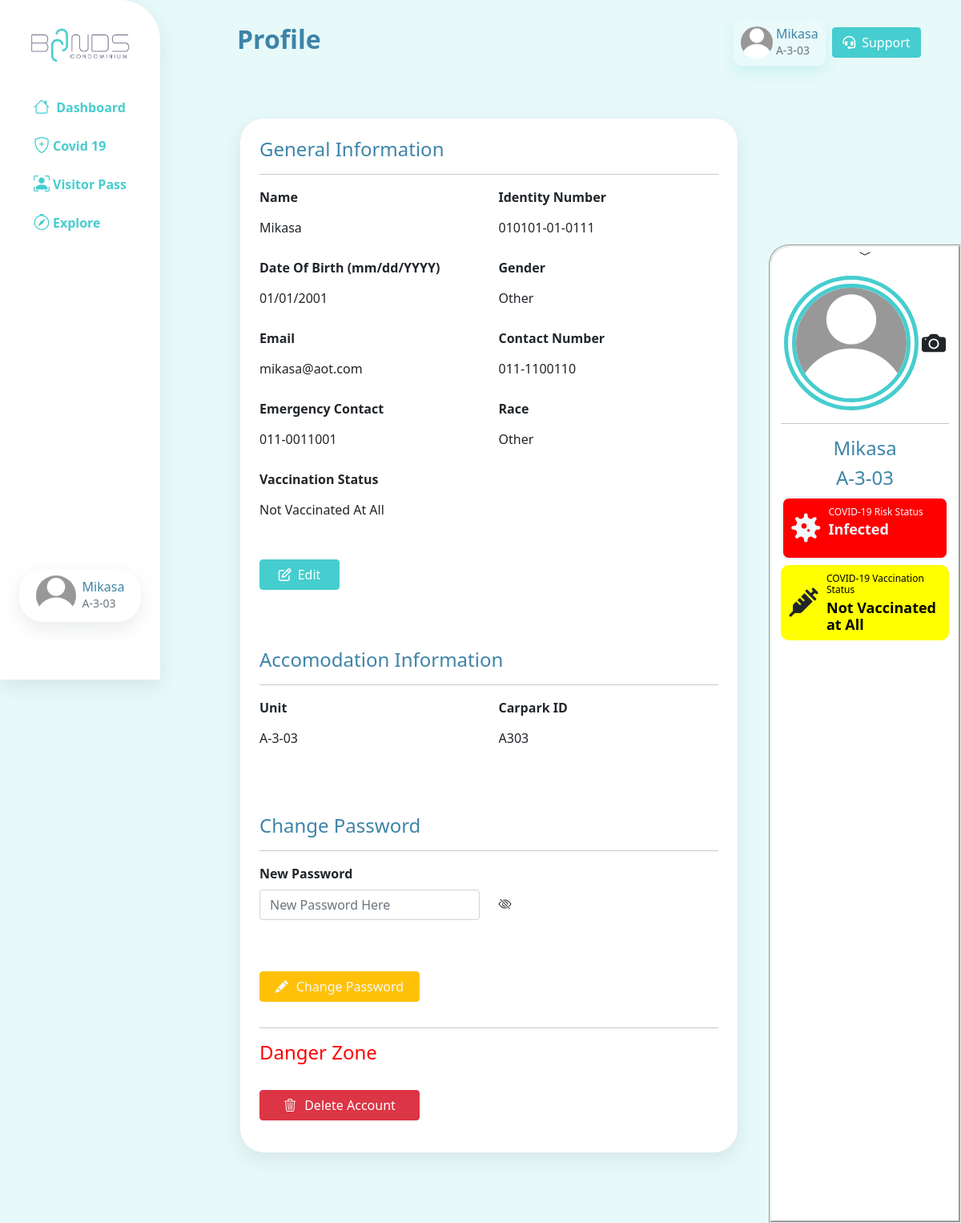
/profile.php (signed in), run on the app's committed database.
### tables this page shows
CREATE TABLE `resident` (
  `ic` varchar(20) NOT NULL,
  `name` varchar(50) NOT NULL,
  `dob` date NOT NULL,
  `gender` varchar(10) NOT NULL,
  `race` varchar(20) NOT NULL,
  `contact` varchar(20) NOT NULL,
  `emergency_contact` varchar(20) NOT NULL,
  `email` varchar(100) NOT NULL,
  `check_in_date` datetime NOT NULL,
  `profile_pic` varchar(500) NOT NULL,
  `covid_status` varchar(30) NOT NULL,
  `password` varchar(255) NOT NULL,
  `vaccine_status` varchar(30) NOT NULL,
  `rental_status` varchar(20) NOT NULL
);

CREATE TABLE `unit` (
  `unit_no` varchar(10) NOT NULL,
  `owner_ic` varchar(20) NOT NULL,
  `car_park_id` varchar(25) NOT NULL
);

### profile.php (the view, shortened to what the rows shown need)
<?php
$pageTitle = "Profile";
include 'includes/header.php';
?>
<div class="container main-content-container">
  <div class="profile_container row my_container p-4">
    <div class="mycontainer col-9 d-flex flex-column justify-content-start">
      <form onsubmit="return confirmEdit();" method="POST" action="profile_Edit.php" id="mainForm">
        <div class="generalInformationSection">
          <div class="row">
            <div class="col">
              <label for="profile-name" class="form-label">Name</label>
              <input type="text" class="form-control" value=<?= "'" . $Resident->getName() . "'"; ?> id="profile-name" name="profile-name" required disabled />
            </div>
            <div class="col">
              <label for="profile-ic" class="form-label">Identity Number</label>
              <input type="text" class="form-control" value="<?= $Resident->getIc(); ?>" id="profile-ic" name="profile-ic" disabled required />
            </div>
          </div>
          <div class="row">
            <div class="col">
              <label for="profile-dob" class="form-label">Date Of Birth (mm/dd/YYYY)</label>
              <input type="date" class="form-control" value="<?= $Resident->getDob(); ?>" id="profile-dob" name="profile-dob" disabled required />
            </div>
          </div>
          <div class="row">
            <div class="col">
              <label for="profile-email" class="form-label">Email</label>
              <input type="email" class="form-control" value="<?= $Resident->getEmail() ?>" id="profile-Email" name="profile-Email" disabled required />
            </div>
            <div class="col">
              <label for="profile-contact" class="form-label">Contact Number</label>
              <input type="text" class="form-control" value="<?= $Resident->getContact() ?>" id="profile-contact" name="profile-contact" disabled required />
            </div>
          </div>
          <div class="row">
            <div class="col">
              <label for="profile-emergencyContact" class="form-label">Emergency Contact</label>
              <input type="text" class="form-control" value="<?= $Resident->getEmergencyContact() ?>" id="profile-emergencyContact" name="profile-emergencyContact" disabled required />
            </div>
            <div class="col">
              <label for="profile-race" class="form-label">Race</label>
              <select name="profile-race" id="profile-race" name="profile-race" class="form-select" disabled required>
                <?php
                $currentRace = $Resident->getRace();
                $raceSelections = array("Malay", "Chinese", "Indian", "Other");
                $raceOptionString = "<option selected value='$currentRace'>$currentRace</option>";
                foreach ($raceSelections as $race) {
                  if ($race != $currentRace) {
                    $raceOptionString .= "<option value='$race'>$race</option>";
                  }
                }
                echo $raceOptionString;
                ?>
              </select>
            </div>
          </div>
          <div class="row">
            <div class="col">
              <label for="profile-vaccinationStatus" class="form-label">Vaccination Status</label>
              <input type="text" class="form-control" value="<?= $Resident->getVaccineStatus() ?>" id="profile-vaccinationStatus" disabled required />
            </div>
          </div>
        </div>
      </form>
      <div class="accomodationInformationSection" style="margin-top: 10%">
        <div class="row">
          <div class="col">
            <label for="profile-roomNum" class="form-label">Unit</label>
            <input type="text" class="form-control" value='<?= $Resident->getUnit() ?>' id="profile-roomNum" disabled />
          </div>
          <div class="col">
            <label for="profile-carPark" class="form-label">Carpark ID</label>
            <input type="text" class="form-control" value='<?= $Resident->getCarPark() ?>' id="profile-carPark" disabled />
          </div>
        </div>
      </div>
    </div>
      <div class="profileImgSide" id="profileImgSide">
        <div class="image" style="margin-top: 20px;">
          <img src=<?php echo $Resident->getProfilePic() ?> alt="profile image" id="profile-image" class="">
        </div>
        <div class="details">
          <h2><?php echo $Resident->getName() ?></h2>
          <h2><?php echo $Resident->getUnit() ?></h2>
        </div>
      </div>
  </div>
</div>
<?php include 'includes/footer.php'; ?>

### includes/header.php (shortened to what the rows shown need)
<?php
include 'config/config.php';
include 'includes/classes/Resident.php';
if(isset($_SESSION['ic'])){
    $LoggedInIC = $_SESSION['ic'];
    $Resident = new Resident($con,$LoggedInIC);
}else{
    header("Location: index.php");
}
?>
    <html>
    <html lang="en">
    <head>
        <link href="https://cdn.jsdelivr.net/npm/bootstrap@5.1.3/dist/css/bootstrap.min.css" rel="stylesheet">
        <link rel="stylesheet" href="https://cdn.jsdelivr.net/npm/bootstrap-icons@1.8.1/font/bootstrap-icons.css">
        <link rel="stylesheet" href="assets/css/style.css">
    </head>
    <body>
        <div class="container-fluid">
            <div class="row flex-nowrap">
                <div class="col-auto col-md-3 col-lg-3 col-xl-2 px-sm-2 py-4 pe-4 bg-white" id="sidebar">
                    <div class="d-flex flex-column align-items-center align-items-sm-start px-3 pt-2 text-white min-vh-100">
                        <div class="dropdown w-100 mb-5 py-md-2" id="profile">
                            <a href="#" class=" text-decoration-none d-flex align-items-center justify-content-center"
                                id="dropdownUser1" data-bs-toggle="dropdown" aria-expanded="false">
                                <div class="my-auto">
                                    <img src=<?php echo $Resident->getProfilePic()?> alt="profile" class="rounded-circle small_profile_picture" width="50" height="50">
                                </div>
                                <span class="d-none d-sm-inline ps-1">
                                    <div class="ms-1">
                                        <h6 class="py-0 my-0"><?php echo $Resident->getName()?></h6>
                                        <small class="text-muted py-0 my-0"><?php echo $Resident->getUnit()?></small>
                                    </div>
                                </span>
                            </a>
                        </div>
                    </div>
                </div>
                <div class="py-4 mx-4 col" id="right_container">
                    <div class="container-fluid ps-2" id="topbar_container">
                        <nav class="navbar navbar-expand-lg navbar-light mt-3" id="topbar">
                            <div class="container-fluid">
                                <h2 class="navbar-brand fw-bolder fs-2 mydarkgreen" id="page_title"><?php echo $pageTitle; ?></h2>
                                <span class="collapse navbar-collapse" id="navbarSupportedContent">
                                    <ul class="navbar-nav ms-auto align-items-center">
                                        <li class="nav-item dropdown ms-auto me-1">
                                            <a href="profile.php" class="text-decoration-none" id="dropdownUser2" data-bs-toggle="dropdown" aria-expanded="false">
                                                <div class="text-nowrap glassmorphism p-2" id="topbar_profile">
                                                    <div class="d-flex">
                                                        <div class="my-auto">
                                                            <img class="rounded-circle small_profile_picture" src=<?php echo $Resident->getProfilePic()?> alt="profile picture" width="40" height="40">
                                                        </div>
                                                        <div class="ms-1">
                                                            <h6 class="py-0 my-0"> <?php echo $Resident->getName()?></h6>
                                                            <small class="text-muted py-0 my-0"><?php echo $Resident->getUnit()?></small>
                                                        </div>
                                                    </div>
                                                </div>
                                            </a>
                                        </li>
                                    </ul>
                                </span>
                            </div>
                        </nav>
                    </div>
                    <div class="container main_content_container">
                        <div class="row">

### data on the page
resident: profile_pic (placeholder picture), name "Mikasa", profile-name "Mikasa", profile-ic "010101-01-0111", profile-dob "01/01/2001", profile-Email "mikasa@aot.com", profile-contact "011-1100110", profile-emergencyContact "011-0011001", profile-race "Other", vaccine_status "Not Vaccinated At All"
unit: unit_no "A-3-03", car_park "A303"

### other printed values
$pageTitle "Profile"
form field profile-gender "Other"
